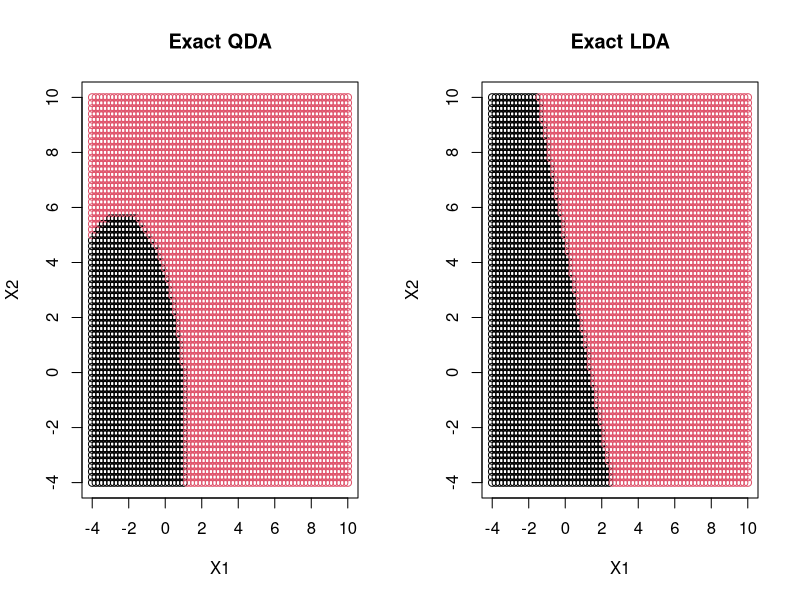
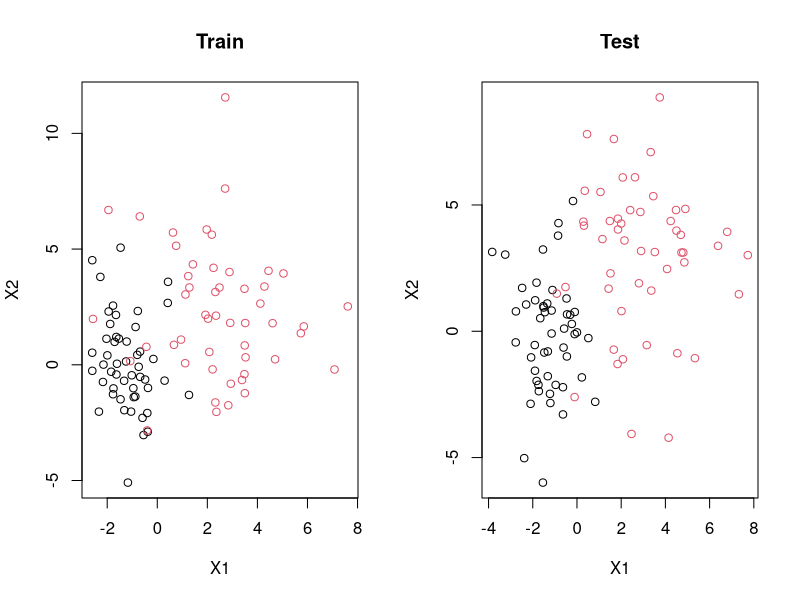
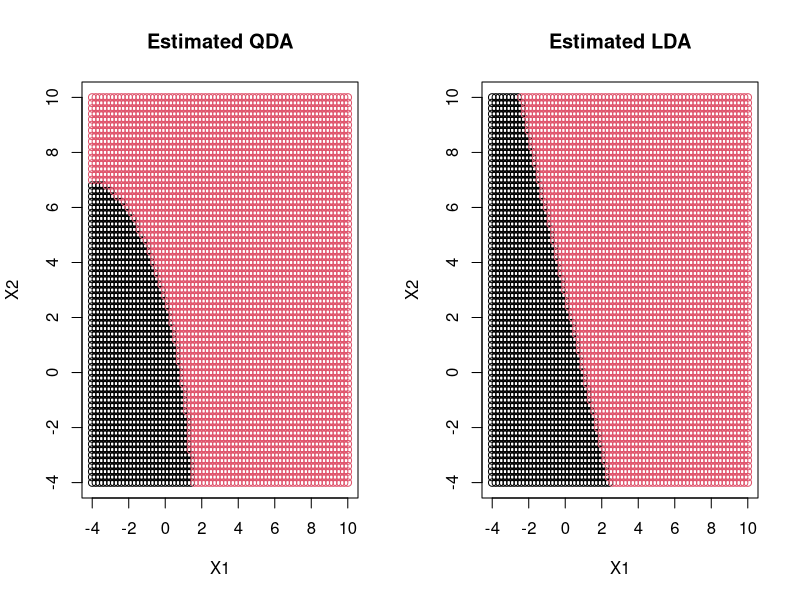
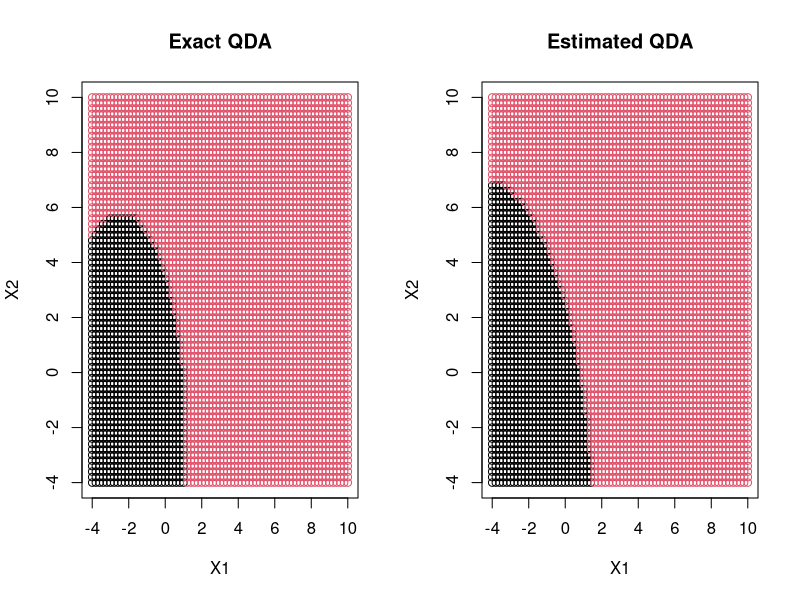
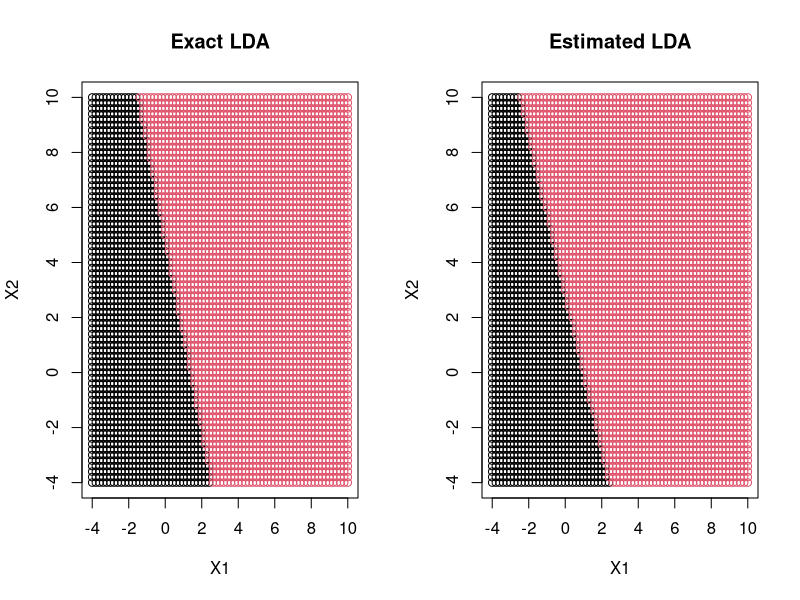

The R source for these figures, in order:
# Analyse discriminante lineaire (LDA)
# et analyse discriminante quadratique (QDA)
# sur des donnees simulees en dimension 2

# Parametres d'un melange de gaussiennes en dimension 2 (covariances nulles)
m1 = c(-1,0)
sd1 = c(1,2)
c1 = matrix(c(sd1[1]^2,0,0,sd1[2]^2),nrow=2)
inv_c1 = solve(c1)
det_c1 = determinant(c1,logarithm=TRUE)$modulus[1]
f1 = 0.5

m2 = c(3,3)
sd2 = c(2,3)
c2 = matrix(c(sd2[1]^2,0,0,sd2[2]^2),nrow=2)
inv_c2 = solve(c2)
det_c2 = determinant(c2,logarithm=TRUE)$modulus[1]
f2 = 0.5

c = f1*c1 + f2*c2 # covariance commune (seulement pour LDA)
inv_c = solve(c)
det_c = determinant(c,logarithm=TRUE)$modulus[1]

# Classifieur bayesien (parametres connus) : QDA
exact_qda = function(x){
  d1 = as.matrix((x-m1))
  d1 = t(d1)
  s1 = -det_c1 - d1 %*% inv_c1 %*% (t(d1)) + 2*log(f1)
  
  d2 = as.matrix((x-m2))
  d2 = t(d2)
  s2 = -det_c2 - d2 %*% inv_c2 %*% (t(d2)) + 2*log(f2)
    
  crits = c(s1,s2)
  list('pred'=which.max(crits),'values'=crits)
}

# Classifieur bayesien (parametres connus) : LDA
exact_lda = function(x){
  d1 = as.matrix((x-m1))
  d1 = t(d1)
  s1 = - d1 %*% solve(c) %*% (t(d1)) + 2*log(f1)
  
  d2 = as.matrix((x-m2))
  d2 = t(d2)
  s2 = - d2 %*% solve(c) %*% (t(d2)) + 2*log(f2)

  crits = c(s1,s2)
  list('pred'=which.max(crits),'values'=crits)
}

# Visualisation de la QDA
xgrid = seq(-4,10,by=0.2)
ygrid = xgrid
par(mfrow=c(1,2))

plot(-100,-100,xlim=c(-4,10),ylim=c(-4,10),main = "Exact QDA",xlab='X1',ylab='X2')
for (x in xgrid){
  for (y in ygrid){
    points(x,y,col=exact_qda(c(x,y))$pred)
  }
}

# Visualisation de la LDA
plot(-100,-100,xlim=c(-4,10),ylim=c(-4,10),main = "Exact LDA",xlab='X1',ylab='X2')
for (x in xgrid){
  for (y in ygrid){
    points(x,y,col=exact_lda(c(x,y))$pred)
  }
}

# Simulation de donnees d'apprentissage et de test
n_train = 100
n_test = 100

n_train1 = floor(n_train*f1)
n_train2 = n_train - n_train1
n_test1 = floor(n_test*f1)
n_test2 = n_test - n_test1

x_train1 = cbind( rnorm(n_train1,mean=m1[1],sd=sd1[1]) , rnorm(n_train1,mean=m1[2],sd=sd1[2]))
x_train2 = cbind( rnorm(n_train2,mean=m2[1],sd=sd2[1]) , rnorm(n_train2,mean=m2[2],sd=sd2[2]))
y_train1 = rep(1,floor(n_train1))
y_train2 = rep(2,n_train2)

x_train = rbind(x_train1, x_train2)
y_train = c(y_train1,y_train2)

x_test1 = cbind( rnorm(n_test1,mean=m1[1],sd=sd1[1]) , rnorm(n_test1,mean=m1[2],sd=sd1[2]))
x_test2 = cbind( rnorm(n_test2,mean=m2[1],sd=sd2[1]) , rnorm(n_test2,mean=m2[2],sd=sd2[2]))
y_test1 = rep(1,n_test1)
y_test2 = rep(2,n_test2)

x_test = rbind(x_test1, x_test2)
y_test = c(y_test1,y_test2)

plot(x_train,col=y_train,xlab='X1',ylab='X2',main = "Train")
plot(x_test,col=y_test,xlab='X1',ylab='X2',main="Test")

# Estimation des parametres par maximum de vraisemblance
emv_gaussien = function(lab){
  x_train_this_lab = x_train[y_train == lab,]
  m = apply(x_train_this_lab,2,mean) # mean
  cov = t((x_train_this_lab-m))%*%(x_train_this_lab-m)/dim(x_train_this_lab)[1]
  det_cov = determinant(cov,logarithm=TRUE)$modulus[1]
  inv_cov = solve(cov)
    
  list('freq'=dim(x_train_this_lab)[1]/n_train, 'mean'=m, 'cov'=cov, 'det'=det_cov, 'inv'=inv_cov)
}

# Estimation pour la QDA
estim1 = emv_gaussien(1)
estim2 = emv_gaussien(2)

# Estimation pour la LDA : matrice de covariance commune
estims = list()
common_cov = matrix(0,nrow=2,ncol=2)
for (lab in 1:2){
  est = emv_gaussien(lab)
  estims[[as.character(lab)]] = est
  common_cov = common_cov + est$freq*est$cov
}
det_common_cov = determinant(common_cov,logarithm=TRUE)$modulus[1]
inv_common_cov = solve(common_cov)

# QDA avec parametres estimes
qda = function(x){
  crits = c()
  for (lab in 1:2){
    est = estims[[as.character(lab)]]
    f = est$freq
    m = est$mean
    det_c = est$det
    inv_c = est$inv
    
    d = as.matrix((x-m))
    d = t(d)
    s = -det_c - d %*% inv_c %*% (t(d)) + 2*log(f)
    
    crits = c(crits , s)
  }
  list('pred'=which.max(crits),'values'=crits)
}

# LDA avec parametres estimes
lda = function(x){
  crits = c()
  for (lab in 1:2){
    est = estims[[as.character(lab)]]
    f = est$freq
    m = est$mean
    
    d = as.matrix((x-m))
    d = t(d)
    s = - d %*% inv_common_cov %*% (t(d)) + 2*log(f)
    
    crits = c(crits , s)
  }
  list('pred'=which.max(crits),'values'=crits)
}

# Visualisation de la QDA (parametres estimes)
plot(-100,-100,xlim=c(-4,10),ylim=c(-4,10),main = "Estimated QDA",xlab='X1',ylab='X2')
for (x in xgrid){
  for (y in ygrid){
    points(x,y,col=qda(c(x,y))$pred)
  }
}

# Visualisation de la LDA (parametres estimes)
plot(-100,-100,xlim=c(-4,10),ylim=c(-4,10),main = "Estimated LDA",xlab='X1',ylab='X2')
for (x in xgrid){
  for (y in ygrid){
    points(x,y,col=lda(c(x,y))$pred)
  }
}

# Comparaison : parametres connus vs. parametres estimes

# QDA
plot(-100,-100,xlim=c(-4,10),ylim=c(-4,10),main = "Exact QDA",xlab='X1',ylab='X2')
for (x in xgrid){
  for (y in ygrid){
    points(x,y,col=exact_qda(c(x,y))$pred)
  }
}
plot(-100,-100,xlim=c(-4,10),ylim=c(-4,10),main = "Estimated QDA",xlab='X1',ylab='X2')
for (x in xgrid){
  for (y in ygrid){
    points(x,y,col=qda(c(x,y))$pred)
  }
}

# LDA
plot(-100,-100,xlim=c(-4,10),ylim=c(-4,10),main = "Exact LDA",xlab='X1',ylab='X2')
for (x in xgrid){
  for (y in ygrid){
    points(x,y,col=exact_lda(c(x,y))$pred)
  }
}

plot(-100,-100,xlim=c(-4,10),ylim=c(-4,10),main = "Estimated LDA",xlab='X1',ylab='X2')
for (x in xgrid){
  for (y in ygrid){
    points(x,y,col=lda(c(x,y))$pred)
  }
}

# Evaluation des erreurs de test
err_exact_qda = 0
err_exact_lda = 0
err_qda = 0
err_lda = 0

for (i in 1:n_test){
  print(i/n_test)
  
  x = x_test[i,] 
  y = y_test[i]
  
  eq = exact_qda(x)$pred
  el = exact_lda(x)$pred
  q = qda(x)$pred
  l = lda(x)$pred
  
  if (y!=eq){
    err_exact_qda = err_exact_qda + 1
  }
  if (y!=el){
    err_exact_lda = err_exact_lda + 1
  }
  if (y!=q){
    err_qda = err_qda + 1
  }
  if (y!=l){
    err_lda = err_lda + 1
  }
}
print(paste("Exact QDA : erreur de test =",err_exact_qda/n_test))
print(paste("Exact LDA : erreur de test =",err_exact_lda/n_test))
print(paste("Estimated QDA : erreur de test =",err_qda/n_test))
print(paste("Estimated LDA : erreur de test =",err_lda/n_test))
